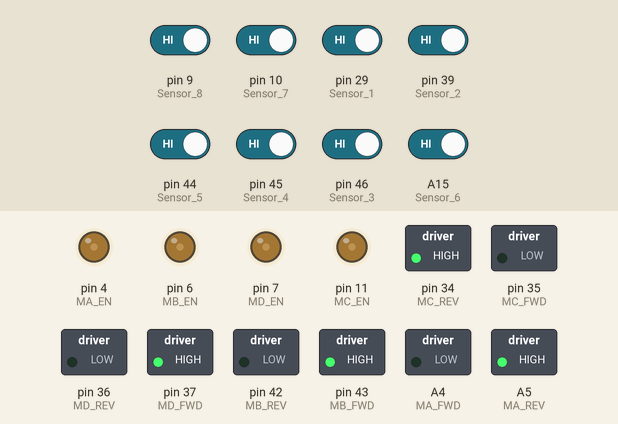
Recording of a sketch running on a simulated Arduino Mega 2560, built with avr-gcc and run on an emulated ATmega2560. On the bench: switched loads named in the sketch (green lamp = pin HIGH), output pins drawn as LEDs (lit = HIGH). Inputs (shaded band) come from the test bench; at power-on: A15 (Sensor_6), pin 9 (Sensor_8), pin 10 (Sensor_7), pin 29 (Sensor_1), pin 39 (Sensor_2), pin 44 (Sensor_5), pin 45 (Sensor_4), pin 46 (Sensor_3) HIGH. What the sketch prints to the serial monitor is not drawn.

Above: at 0.1 s.
Timing chart, 0 to 1.6 s (numbered marks = the images above):
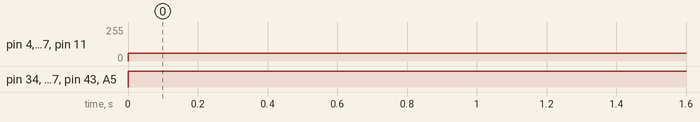

The sketch:

10_18.ino
```cpp
#include "MCtrl.hpp"


//前
//#define Sensor_1 22
//#define Sensor_2 24
//#define Sensor_3 26
//#define Sensor_4 28
//#define Sensor_5 30
//#define Sensor_6 23
//#define Sensor_7 25
//#define Sensor_8 27

//后
#define Sensor_1 29
#define Sensor_2 39
#define Sensor_3 46
#define Sensor_4 45
#define Sensor_5 44
#define Sensor_6 A15
#define Sensor_7 10
#define Sensor_8 9


bool Sensor_Data[9] = {0};//存传感器数据

void setup() {
  // put your setup code here, to run once:
  Init_Wheel();
  Init_Sensor();
  Serial.begin(9600);
}


void loop() {
  // put your main code here, to run repeatedly:

  Read_Sensor();
  Print_Sensor();

  //1是踩线


  if(Sensor_Data[1] == 1 || Sensor_Data[2] == 1 || Sensor_Data[3] == 1)//左移
  {
//        //左移 前传感器
//  MA_SPD(60);
//  MB_SPD(-60);
//  MC_SPD(60);
//  MD_SPD(-60);

    MA_SPD(-60);
  MB_SPD(60);
  MC_SPD(-60);
  MD_SPD(60);
  }
  else if(Sensor_Data[8] == 1 || Sensor_Data[7] == 1 || Sensor_Data[6] == 1)//右移
  {
//      //右移 前传感器
//  MA_SPD(-60);
//  MB_SPD(60);
//  MC_SPD(-60);
//  MD_SPD(60);

    MA_SPD(60);
  MB_SPD(-60);
  MC_SPD(60);
  MD_SPD(-60);
  }
  else
  {
     MA_SPD(0);
  MB_SPD(0);
  MC_SPD(0);
  MD_SPD(0);
  }

  //左移
//  MA_SPD(60);
//  MB_SPD(-60);
//  MC_SPD(60);
//  MD_SPD(-60);

//  //右移
//  MA_SPD(-60);
//  MB_SPD(60);
//  MC_SPD(-60);
//  MD_SPD(60);
}

//传感器部分
void Init_Sensor()
{
  pinMode(Sensor_1, INPUT_PULLUP);
  pinMode(Sensor_2, INPUT_PULLUP);
  pinMode(Sensor_3, INPUT_PULLUP);
  pinMode(Sensor_4, INPUT_PULLUP);
  pinMode(Sensor_5, INPUT_PULLUP);
  pinMode(Sensor_6, INPUT_PULLUP);
  pinMode(Sensor_7, INPUT_PULLUP);
  pinMode(Sensor_8, INPUT_PULLUP);
}

void Read_Sensor()
{
    Sensor_Data[1] = digitalRead(Sensor_1);
    Sensor_Data[2] = digitalRead(Sensor_2);
    Sensor_Data[3] = digitalRead(Sensor_3);
    Sensor_Data[4] = digitalRead(Sensor_4);
    Sensor_Data[5] = digitalRead(Sensor_5);
    Sensor_Data[6] = digitalRead(Sensor_6);
    Sensor_Data[7] = digitalRead(Sensor_7);
    Sensor_Data[8] = digitalRead(Sensor_8);
}

void Print_Sensor()
{
  Serial.print(Sensor_Data[1]);
  Serial.print(Sensor_Data[2]);
  Serial.print(Sensor_Data[3]);
  Serial.print(Sensor_Data[4]);
  Serial.print(Sensor_Data[5]);
  Serial.print(Sensor_Data[6]);
  Serial.print(Sensor_Data[7]);
  Serial.println(Sensor_Data[8]);
}

//轮子部分
void Init_Wheel()
{
  pinMode(MA_EN, OUTPUT);
  pinMode(MA_FWD, OUTPUT);
  pinMode(MA_REV, OUTPUT);
  pinMode(MB_EN, OUTPUT);
  pinMode(MB_FWD, OUTPUT);
  pinMode(MB_REV, OUTPUT);
  pinMode(MC_EN, OUTPUT);
  pinMode(MC_FWD, OUTPUT);
  pinMode(MC_REV, OUTPUT);
  pinMode(MD_EN, OUTPUT);
  pinMode(MD_FWD, OUTPUT);
  pinMode(MD_REV, OUTPUT);
}
```

MCtrl.hpp
```cpp
#ifndef _MCtrl_HPP_
#define _MCtrl_HPP_

//yz版 修改了宏定义
#define MA_EN  4        //   MD___F1__F2___MA
#define MA_FWD A4       //   |              |
#define MA_REV A5       //   L2            R1
#define MB_EN  6        //   |              |
#define MB_FWD 43       //   L1            R2
#define MB_REV 42       //   |              |
#define MC_EN  11       //   MC___B2__B1___MB
#define MC_FWD 35
#define MC_REV 34
#define MD_EN  7
#define MD_FWD 37
#define MD_REV 36


void MA_SPD(int MA_PWM)
{
  if(MA_PWM>0)
  {
    analogWrite (MA_EN , MA_PWM);
    digitalWrite(MA_FWD, HIGH);
    digitalWrite(MA_REV, LOW);
  }
  else if(MA_PWM<0)
  {
    analogWrite (MA_EN , abs(MA_PWM));
    digitalWrite(MA_FWD, LOW);
    digitalWrite(MA_REV, HIGH);
  }
  else
  {
    digitalWrite(MA_FWD, LOW);
    digitalWrite(MA_REV, LOW);
  }
}

void MB_SPD(int MB_PWM)
{
  if(MB_PWM>0)
  {
    analogWrite (MB_EN , MB_PWM);
    digitalWrite(MB_FWD, HIGH);
    digitalWrite(MB_REV, LOW);
  }
  else if(MB_PWM<0)
  {
    analogWrite (MB_EN , abs(MB_PWM));
    digitalWrite(MB_FWD, LOW);
    digitalWrite(MB_REV, HIGH);
  }
  else
  {
    digitalWrite(MB_FWD, LOW);
    digitalWrite(MB_REV, LOW);
  }
}

void MC_SPD(int MC_PWM)
{
  if(MC_PWM>0)
  {
    analogWrite (MC_EN , MC_PWM);
    digitalWrite(MC_FWD, HIGH);
    digitalWrite(MC_REV, LOW);
  }
  else if(MC_PWM<0)
  {
    analogWrite (MC_EN , abs(MC_PWM));
    digitalWrite(MC_FWD, LOW);
    digitalWrite(MC_REV, HIGH);
  }
  else
  {
    digitalWrite(MC_FWD, LOW);
    digitalWrite(MC_REV, LOW);
  }
}
void MD_SPD(int MD_PWM)
{
  if(MD_PWM>0)
  {
    analogWrite (MD_EN , MD_PWM);
    digitalWrite(MD_FWD, HIGH);
    digitalWrite(MD_REV, LOW);
  }
  else if(MD_PWM<0)
  {
    analogWrite (MD_EN , abs(MD_PWM));
    digitalWrite(MD_FWD, LOW);
    digitalWrite(MD_REV, HIGH);
  }
  else
  {
    digitalWrite(MD_FWD, LOW);
    digitalWrite(MD_REV, LOW);
  }
}

#endif
```

Measured:
- by itself, pin 4 (MA_EN), pin 6 (MB_EN), pin 7 (MD_EN), pin 11 (MC_EN): 0/255 → 60/255 at 0.00 s
- by itself, pin 34 (MC_REV), pin 37 (MD_FWD), pin 43 (MB_FWD), A5 (MA_REV): LOW → HIGH at 0.00 s
